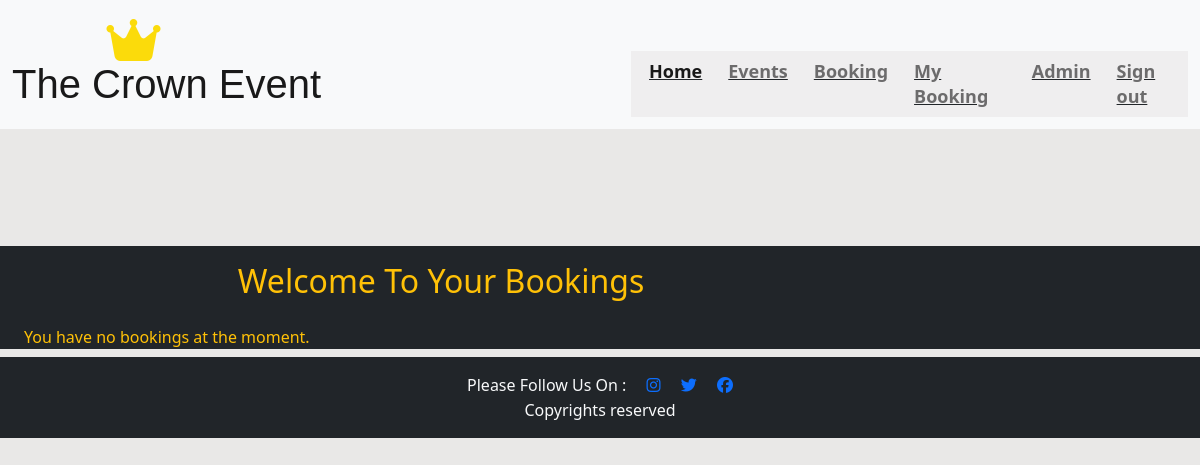
Before: /mybooking/ (signed in) with the older database file.
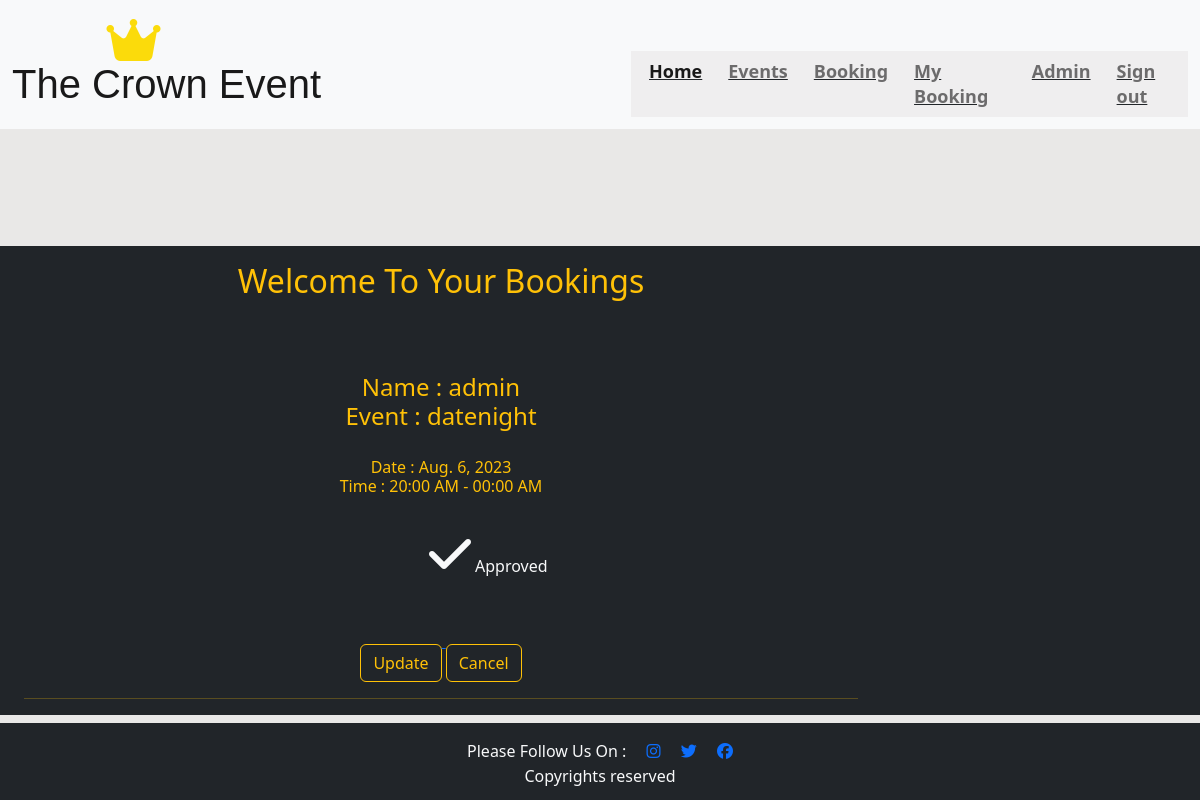
After: the same page with the newer database file.
### eventbooking/models.py (models this page shows, shortened)
class Booking(models.Model):
    MENU_CHOICE = (
        ("Italien", "italien"),
        ("chinese", "chinese"),
        ("oriental", "oriental"),
        ("indien", "indien"),
        ("snacks", "snacks")
    )
    TIME_CHOICE = (
        ("8:00 AM - 12:00 PM", "8:00 AM - 12:00 PM"),
        ("14:00 AM - 18:00 PM", "14:00 AM - 18:00 PM"),
        ("20:00 AM - 00:00 AM", "20:00 AM - 00:00 AM")
    )
    DRINKS_CHOICE = (
        ("juices", "juices"),
        ("shakes", "shakes"),
        ("smoothies", "smoothies"),
        ("cocktails", "cocktails"),
        ("fizzy drinks", "fizzy drinks")
    )
    event = models.ForeignKey(Event, on_delete=models.CASCADE, related_name="event_bookings")
    date = models.DateField(null=True, blank=False)
    timeblock = models.CharField(blank=False, null=True, max_length=50, choices=TIME_CHOICE)
    theme = models.TextField(max_length=200)
    guests = models.PositiveIntegerField(validators=[MinValueValidator(15), MaxValueValidator(50)])
    menu = models.CharField(null=True, blank=False, max_length=100, choices=MENU_CHOICE)
    cake = models.CharField(null=True, blank=False, max_length=20)
    drinks = models.CharField(null=True, blank=False, max_length=100, choices=DRINKS_CHOICE)
    username = models.ForeignKey(User, on_delete=models.CASCADE,
                                 related_name="user_bookings")
    approved = models.BooleanField(default=False)

class Event(models.Model):
    title = models.CharField(max_length=200, unique=True)
    slug = models.SlugField(max_length=200, unique=True)
    featured_image = CloudinaryField('image', default='placeholder')
    description = models.TextField()
    created_on = models.DateTimeField(auto_now_add=True)
    updated_on = models.DateTimeField(auto_now=True)
    status = models.IntegerField(choices=STATUS, default=0)
    likes = models.ManyToManyField(
        User, related_name="event_likes", blank=True)
    class Meta:
        ordering = ['-created_on']
    def __str__(self):
        return self.title

### eventbooking/views.py (the view)
# urls.py: path('mybooking/', login_required(views.MyBookingView.as_view()), name='mybooking'),
class MyBookingView(View):
    model = Booking
    template_name = 'mybooking.html'
    def get(self, request):
        booking_list = (Booking.objects.all())
        if request.user.is_authenticated:
            previous_bookings = (Booking.objects.filter(username=request.user, approved=True).order_by('event'))
            context = {
                'previous_bookings': previous_bookings,
            }
            return render(request, 'mybooking.html', context)

### templates/mybooking.html
{% extends 'base.html' %}
{% load static %}
{% block content %}
<div class="container-fluid bg-dark text-warning">
    <div class="row content col-12 col-lg-9 bg-dark">
        <div class="center-container scroll px-4 max-h-100 h-100vh">
            <div class="center-container profile">
            <h2 class="heading py-3 text-center">Welcome To Your Bookings</h2>
             {% for booking in previous_bookings %}
            <small>{{ booking.useremail }}</small><br><br>
                <div class="flex sp-between a-end upper_manage text-center">
                <h4> Name : {{ booking.username }} <br> Event :  {{ booking.event }} </h4>
                <h6><br>Date : {{ booking.date }} <br>   Time : {{ booking.timeblock }}</h6>
                </div>
                <div class="col text-center">
                    {% if booking.approved %}
                    <p class="card-text text-light mb-4"><i class="fas fa-check"></i>
                        Approved</p>
                    {% else %}
                    <p class="card-text text-light mb-4 text-center"><i class="fas fa-question"></i>
                        Awaiting Approval</p>
                    {% endif %}
                    <a href="{% url 'update_booking' booking.id %}">
                        <button class="btn  btn-outline-warning bg-dark text-center">Update</button>
                    </a>
                    <a href="{% url 'delete_booking' booking.id %}">
                        <button class="btn  btn-outline-warning bg-dark text-center">Cancel</button>
                    </a>
                    <hr>
                </div>
            {% empty %}
            You have no bookings at the moment.
            {% endfor %}
        </div>
    </div>
</div>
{% endblock %}

Changed rows visible on the page:
added Booking: username "admin", event "datenight", date "Aug. 6, 2023", timeblock "20:00 AM - 00:00 AM", approved True (drawn)
Other visible differences:
text no longer shown: "You have no bookings at the moment."
